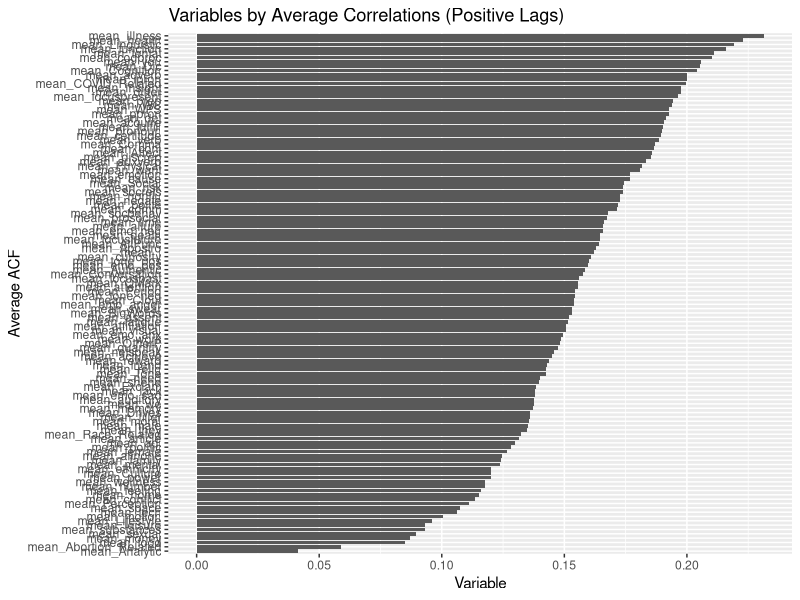
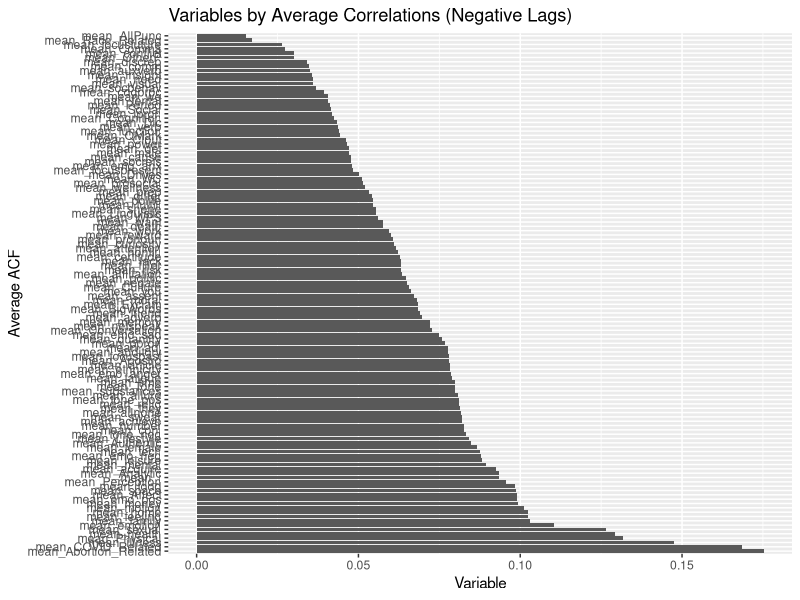
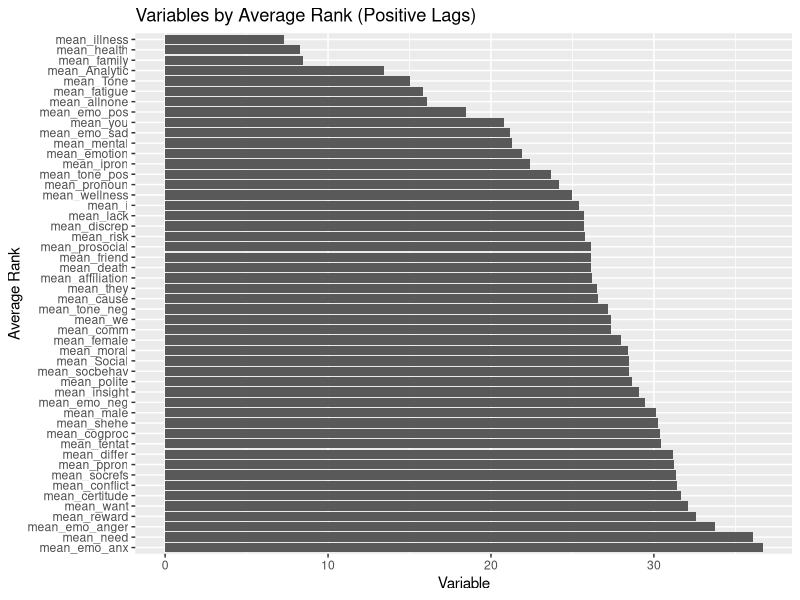
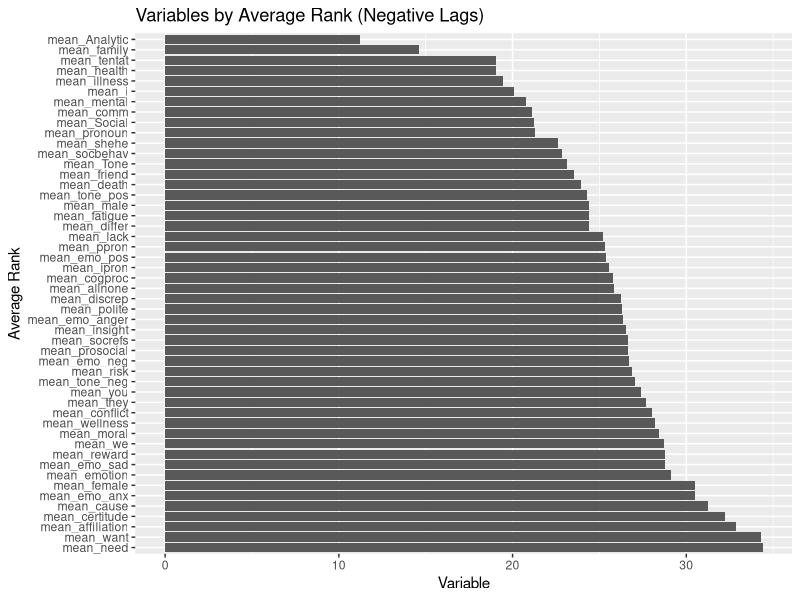
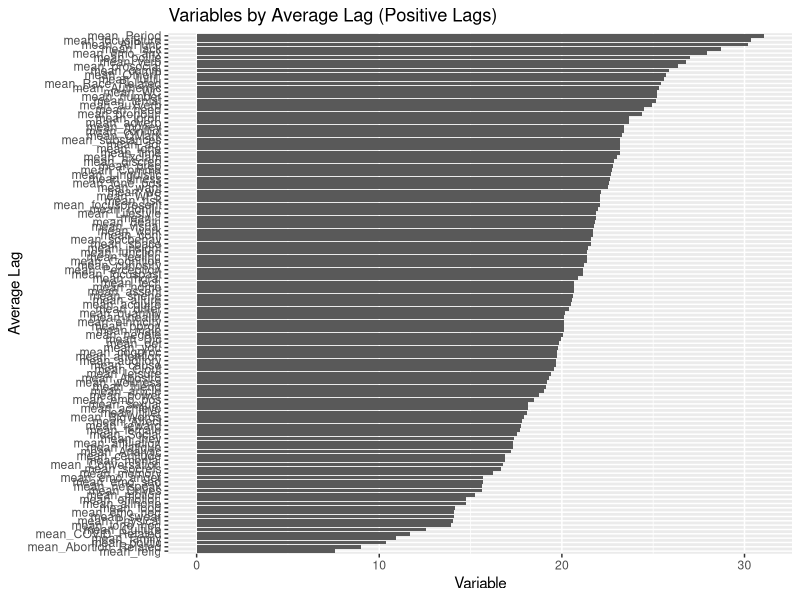
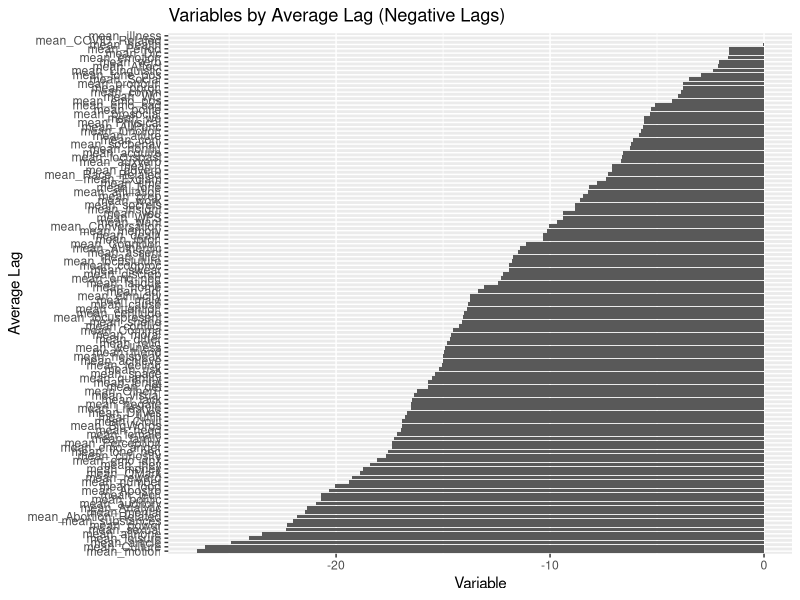
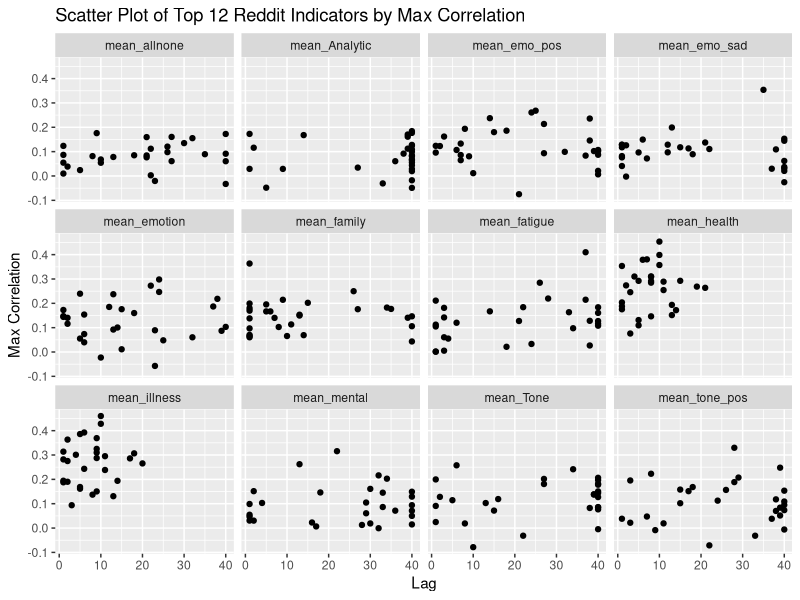
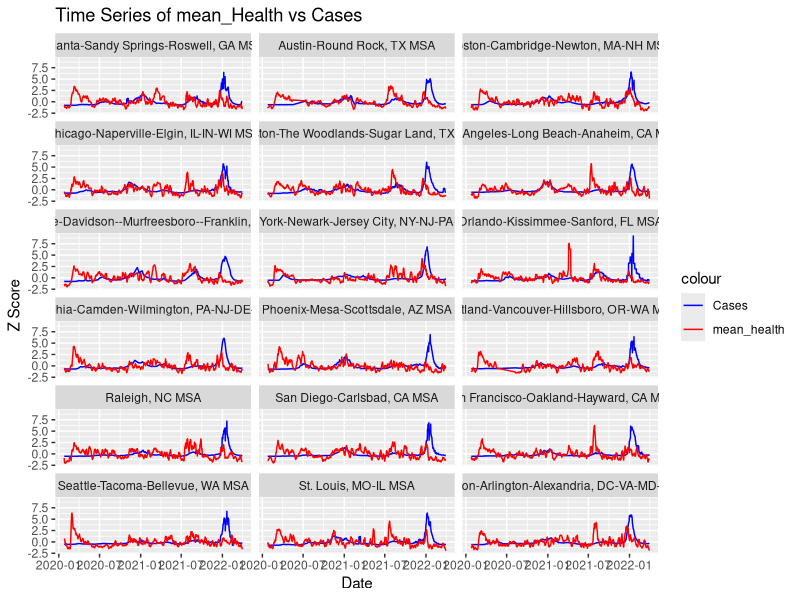

Source code (R) for these figures, in order:
## ---- chunk 1
library(tidyverse)
library(here)

## ---- chunk 2
here::set_here()
## ---- chunk 3
rank_avg <- read_csv("CSV Files/Average_City_Rank.csv")
table1 <- read_csv("CSV Files/table_of_average_acf_lag.csv")
combined <- read_csv("CSV Files/combined_data.csv")
reddit_and_cases <- read_csv("CSV Files/reddit_and_cases_deaths.csv")
## ---- chunk 4
ggplot(table1, aes(x = reorder(Variable,
                               abs(Average_ACF_positive)),
                   y = Average_ACF_positive))+
  geom_bar(stat = "identity")+
  coord_flip()+
  labs(x = "Average ACF",
       y = "Variable",
       title = "Variables by Average Correlations (Positive Lags)")

## ---- chunk 5
ggplot(table1, aes(x = reorder(Variable, -abs(Average_ACF_negative)),
                   y = Average_ACF_negative))+
  geom_bar(stat = "identity")+
  coord_flip()+
  labs(x = "Average ACF",
       y = "Variable",
       title = "Variables by Average Correlations (Negative Lags)")
## ---- chunk 6
ggplot(rank_avg, aes(x = reorder(Variable, -abs(avg_rank_pos)),
                     y = avg_rank_pos))+
  geom_bar(stat = "identity")+
  coord_flip()+
  labs(x = "Average Rank",
       y = "Variable",
       title = "Variables by Average Rank (Positive Lags)")
## ---- chunk 7
ggplot(rank_avg, aes(x = reorder(Variable, -abs(avg_rank_neg)),
                     y = avg_rank_neg))+
  geom_bar(stat = "identity")+
  coord_flip()+
  labs(x = "Average Rank",
       y = "Variable",
       title = "Variables by Average Rank (Negative Lags)")
## ---- chunk 8
ggplot(table1, aes(x = reorder(Variable, Average_Lag_positive), 
                   y = Average_Lag_positive))+
  geom_bar(stat = "identity")+
  coord_flip()+
  labs(x = "Average Lag",
       y = "Variable",
       title = "Variables by Average Lag (Positive Lags)")
## ---- chunk 9
ggplot(table1, aes(x = reorder(Variable, Average_Lag_negative), 
                   y = Average_Lag_negative))+
  geom_bar(stat = "identity")+
  coord_flip()+
  labs(x = "Average Lag",
       y = "Variable",
       title = "Variables by Average Lag (Negative Lags)")
## ---- chunk 10
top12variables <- c("mean_illness", "mean_health", "mean_family", "mean_Tone",
                    "mean_fatigue", "mean_Analytic", "mean_allnone", "mean_emo_pos",
                    "mean_mental", "mean_emo_sad", "mean_tone_pos", "mean_emotion")

top_12 <- combined %>% 
  filter(Lag > 0 & Variable %in% top12variables)

ggplot(top_12, aes(x = Lag, y = Max_ACF))+
  geom_point()+
  labs(x = "Lag",
       y = "Max Correlation", 
       title = "Scatter Plot of Top 12 Reddit Indicators by Max Correlation")+
  facet_wrap(~ Variable)

## ---- chunk 11
reddit_and_cases1 <- reddit_and_cases %>%
  group_by(MSA_Code) %>%
  mutate(Scaled_DailyCases7 = round(scale(Daily_Cases7), 2),
         Scaled_DailyDeaths7 = round(scale(Daily_Deaths7), 2),
         Scaled_mean_health = round(scale(mean_health), 2),
         Scaled_mean_illness = round(scale(mean_illness), 2))
## ---- chunk 12
ggplot(reddit_and_cases1, aes(x = Date))+
  geom_line(aes(y = Scaled_DailyCases7, color = "Cases"))+
  geom_line(aes(y = Scaled_mean_health, color = "mean_health"))+
  facet_wrap(~ MSA_Title, ncol = 3)+
  scale_color_manual(values = c("Cases" = "blue", "mean_health" = "red"))+
  labs(x = "Date",
       y = "Z Score",
       title = "Time Series of mean_Health vs Cases")

## ---- chunk 13
ggplot(reddit_and_cases1, aes(x = Date))+
  geom_line(aes(y = Scaled_DailyCases7, color = "Cases"))+
  geom_line(aes(y = Scaled_mean_illness, color = "mean_illness"))+
  facet_wrap(~ MSA_Title, ncol = 3)+
  scale_color_manual(values = c("Cases" = "blue", "mean_illness" = "orange"))+
  labs(x = "Date",
       y = "Z Score",
       title = "Time Series of mean_illness vs Cases")
